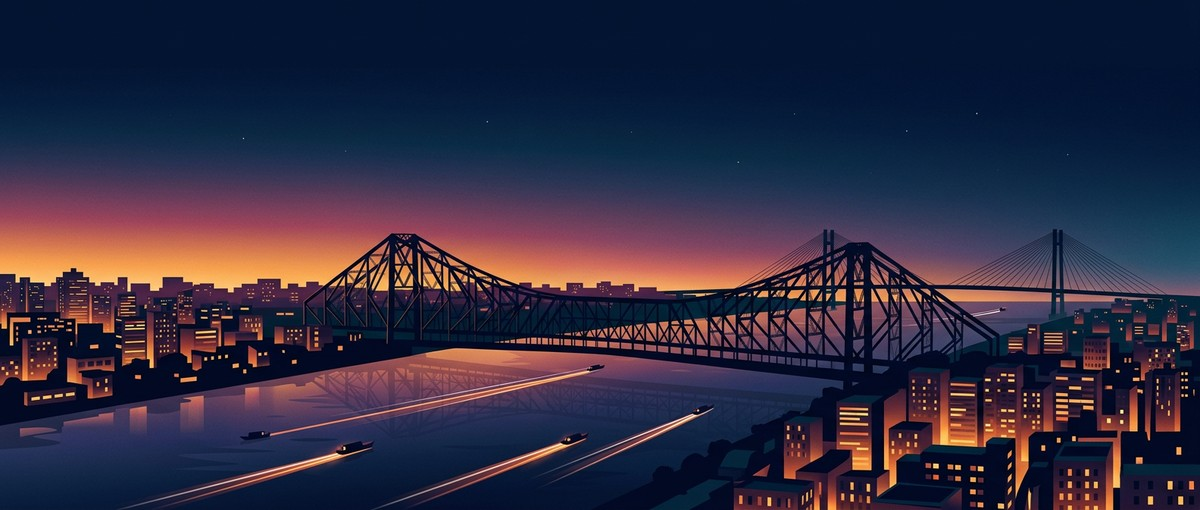
#> input picture 01-kolkata.jpg, 1200 x 510 px, found by its file name
$ python make_hero.py
#> lines starting #> are read from the running program, lines starting #| are printed output that depends on the picture
#!/usr/bin/env python3
"""Build assets/hero.gif - the animated slideshow at the top of the profile README.

Reads the scene stills from assets/scenes/, holds each one for a beat,
cross-fades into the next, and writes a looping GIF with a shared palette
(so colours don't flicker between frames).

Usage:  python3 assets/make_hero.py
Requires: Pillow  (pip install pillow)
"""

from pathlib import Path

from PIL import Image, ImageFilter

ROOT = Path(__file__).resolve().parent
SCENES = ROOT / "scenes"
OUT = ROOT / "hero.gif"

WIDTH, HEIGHT = 900, 383       # ~2.35:1, matches the source art
HOLD_MS = 2050                 # 2.05s hold per scene
FADE_FRAMES = 8                # frames spent cross-fading
FADE_FRAME_MS = 50             # 8 * 50ms = 0.40s transition (2.45s per scene -> 12.25s loop)
SOFTEN = 0.5                   # slight blur: smoother gradients, smaller GIF

SCENE_FILES = [
    "01-kolkata.jpg",
    "02-satellite.jpg",
    "03-farmland.jpg",
    "04-desk-cat.jpg",
    "05-agents.jpg",
]


def load_scene(path: Path) -> Image.Image:
    """Centre-crop to the target aspect ratio, then resize."""
    img = Image.open(path).convert("RGB")
    src_ratio = img.width / img.height
    dst_ratio = WIDTH / HEIGHT
    if src_ratio > dst_ratio:
        new_w = int(img.height * dst_ratio)
        left = (img.width - new_w) // 2
        img = img.crop((left, 0, left + new_w, img.height))
    else:
        new_h = int(img.width / dst_ratio)
        top = (img.height - new_h) // 2
        img = img.crop((0, top, img.width, top + new_h))
    img = img.resize((WIDTH, HEIGHT), Image.LANCZOS)
    return img.filter(ImageFilter.GaussianBlur(SOFTEN)) if SOFTEN else img


def shared_palette(scenes):
    """One 256-colour palette sampled from all scenes -> no colour flicker."""
    strip = Image.new("RGB", (256 * len(scenes), 256))
    for i, scene in enumerate(scenes):
        strip.paste(scene.resize((256, 256), Image.LANCZOS), (i * 256, 0))
    return strip.quantize(colors=256, method=Image.MEDIANCUT)


def build_frames(scenes):
    frames, durations = [], []

    def add(img, ms):
        frames.append(img.quantize(palette=palette, dither=Image.NONE))
        durations.append(ms)

    for i, scene in enumerate(scenes):
        nxt = scenes[(i + 1) % len(scenes)]
        add(scene, HOLD_MS)
        for step in range(1, FADE_FRAMES + 1):
            add(Image.blend(scene, nxt, step / (FADE_FRAMES + 1)), FADE_FRAME_MS)

    return frames, durations


if __name__ == "__main__":
    scenes = [load_scene(SCENES / name) for name in SCENE_FILES]
#> in load_scene, img is the input picture: PIL image 1200x510 RGB; mean R, G, B 48.9, 43.8, 64.9
#> in load_scene, `img = img.resize((WIDTH, HEIGHT), Image.LANCZOS)`:
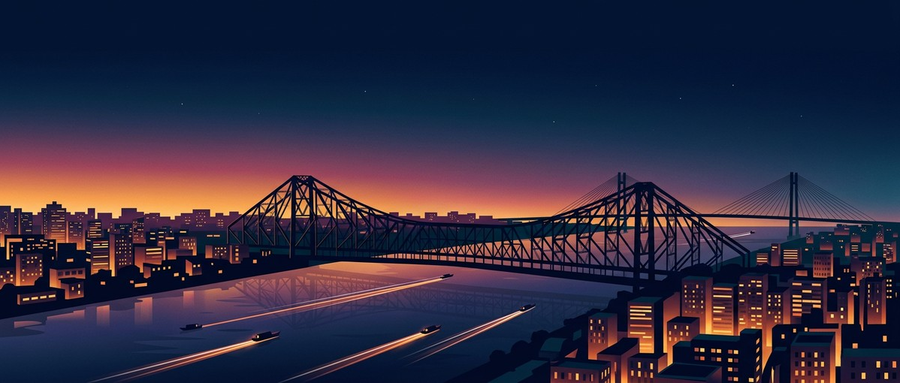
#> img: PIL image 900x383 RGB; mean R, G, B 48.9, 43.8, 64.9
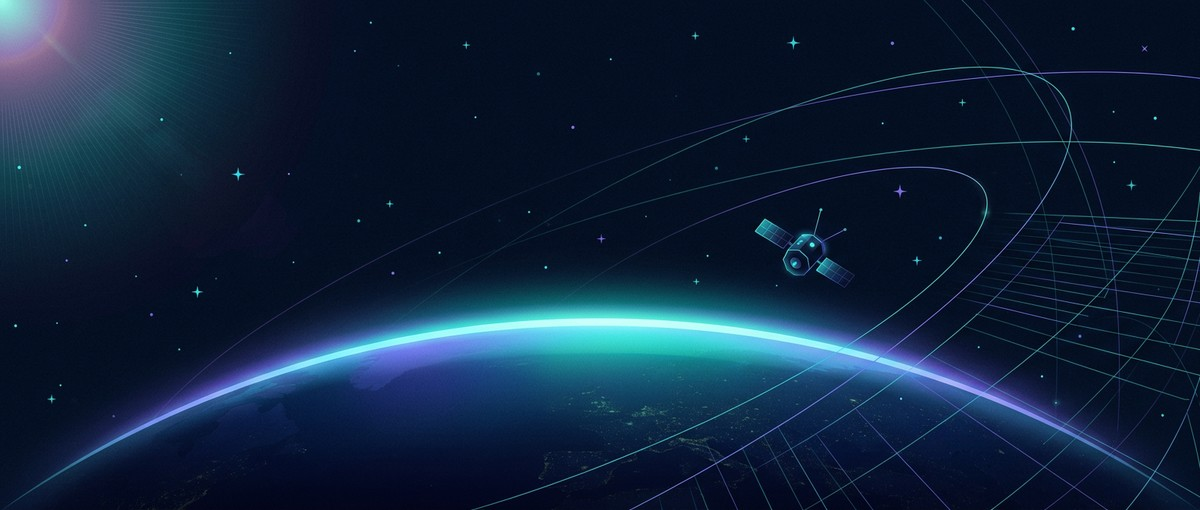
#> input picture 02-satellite.jpg, 1200 x 510 px, found by its file name
#> in load_scene, img is the input picture: PIL image 1200x510 RGB; mean R, G, B 16, 35.7, 59.8
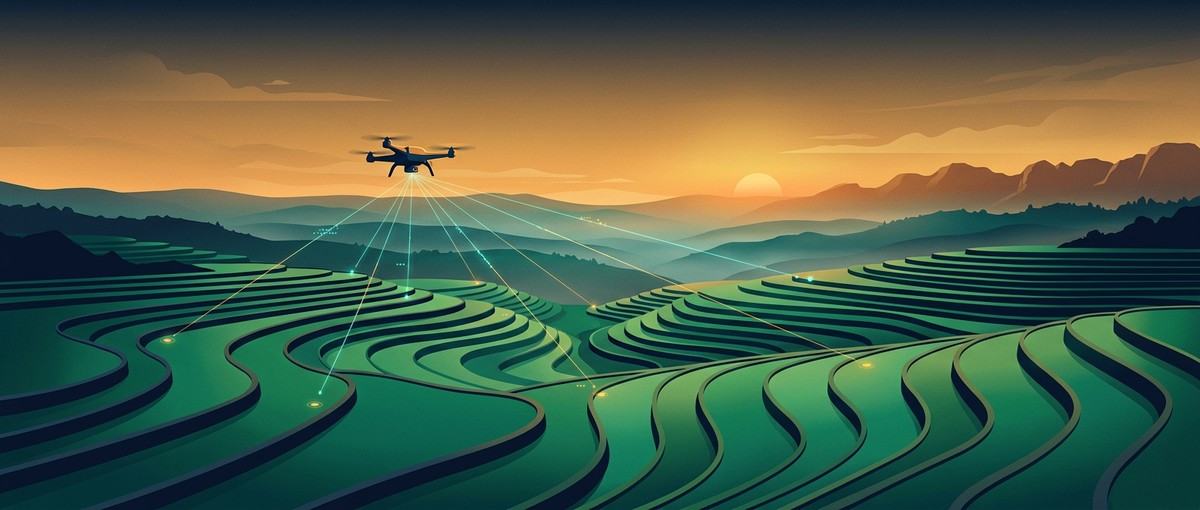
#> input picture 03-farmland.jpg, 1200 x 510 px, found by its file name
#> in load_scene, img is the input picture: PIL image 1200x510 RGB; mean R, G, B 77.7, 95.6, 72.3
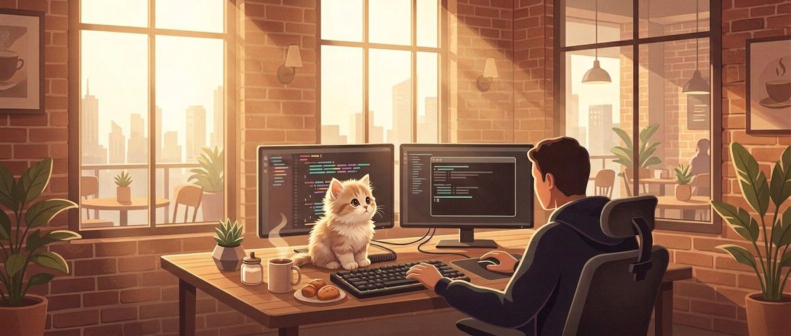
#> input picture assets/scenes/04-desk-cat.jpg, 1581 x 672 px (shown at 1/2 size)
#> in load_scene, img is the input picture: PIL image 1581x672 RGB; mean R, G, B 158.6, 118.5, 92.9
#> in load_scene (call 4), `img = img.resize((WIDTH, HEIGHT), Image.LANCZOS)`:
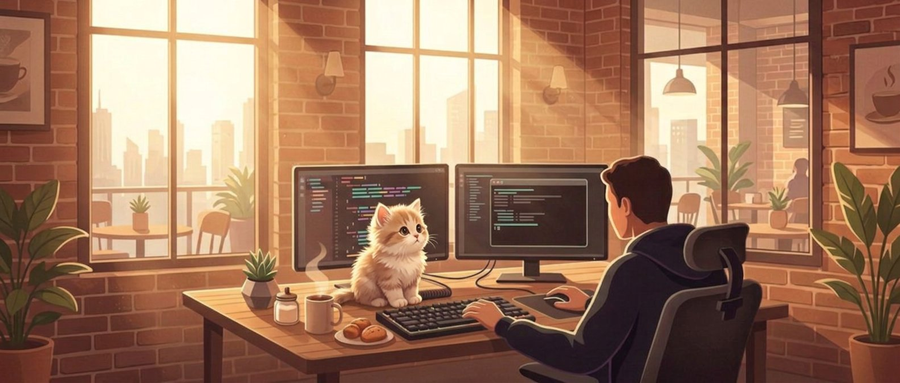
#> img: PIL image 900x383 RGB; mean R, G, B 158.6, 118.5, 93
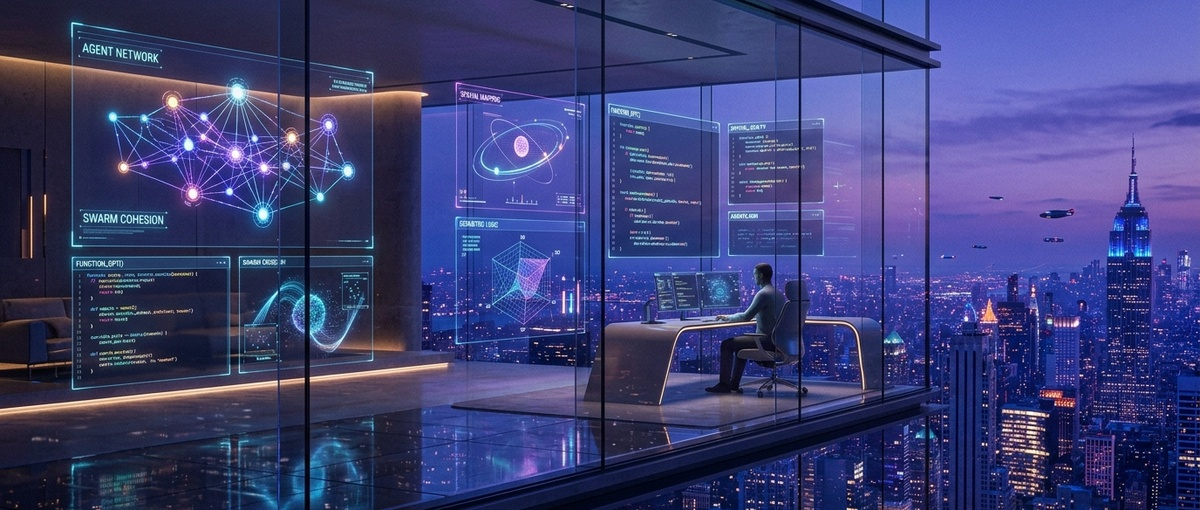
#> input picture assets/scenes/05-agents.jpg, 1200 x 510 px
#> in load_scene, img is the input picture: PIL image 1200x510 RGB; mean R, G, B 60.4, 64, 117.7
#> scenes = 5 items
    palette = shared_palette(scenes)
#> in shared_palette, `strip = Image.new("RGB", (256 * len(scenes), 256))`: strip: PIL image 1280x256 RGB; every value is 0
#> the loop in shared_palette, `for i, scene in enumerate(scenes):` made 5 passes
#> after the loop in shared_palette, `for i, scene in enumerate(scenes):`:
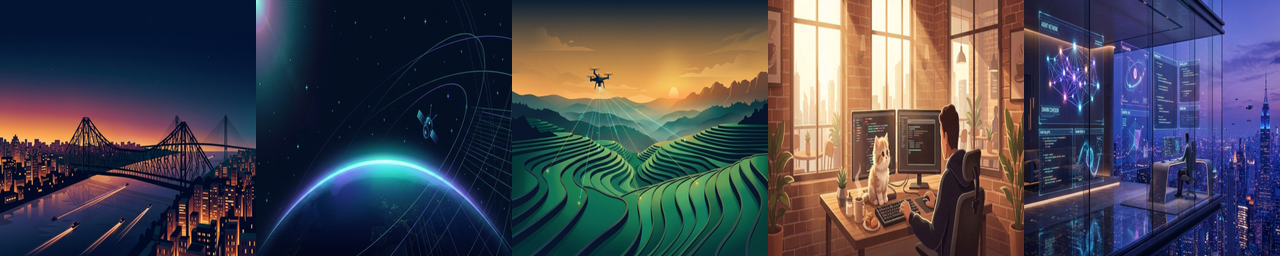
#> strip: PIL image 1280x256 RGB; mean R, G, B 72.4, 71.5, 81.5
    frames, durations = build_frames(scenes)
#> the loop in build_frames, `for i, scene in enumerate(scenes):` made 5 passes
#> frames = 45 items; durations = 45 values, max 2050 at index 0, min 50 at index 1, mean 272.2

    frames[0].save(
        OUT,
        save_all=True,
        append_images=frames[1:],
        duration=durations,
        loop=0,
        optimize=True,
        disposal=1,
    )
#> (the run stopped early here; a loop or call above may not have finished)
